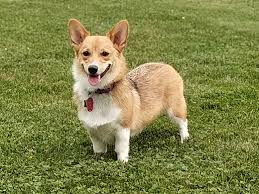
#> input picture DATA/dog.jpg, 259 x 194 px, found by its file name
$ jupyter execute --allow-errors '2- Blending_ve_Pasting.ipynb'   (shell and % lines are left out)
#> lines starting #> are read from the running program, lines starting #| are printed output that depends on the picture; after the words box and inside, x2 and y2 are one past the last pixel; in counts of white or black regions, pixels touching at a corner belong together
## Blending ve Pasting İşlemleri

---

*Gerekli kütüphanelerin import edilmesi ve resimlerin okunup ekrana basılması*

[cell 1]
import cv2

[cell 2]
img1= cv2.imread('Images/dog.jpg')
#> img1 is the input picture: shape (194, 259, 3); mean B, G, R 73.9, 132.4, 129.8
img2 = cv2.imread('Images/warning.jpg')
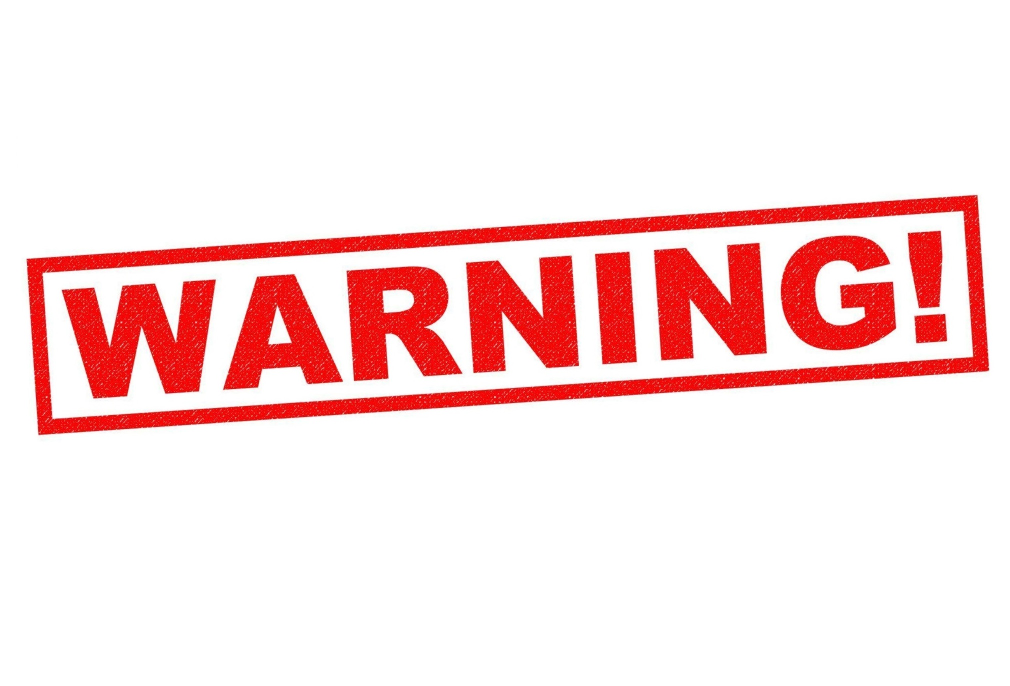
#> input picture DATA/warning.jpg, 2020 x 1372 px, found by its file name (shown at 1/2 size)
#> img2 is the input picture: shape (1372, 2020, 3); mean B, G, R 222.7, 222.9, 251.4

[cell 3]
img1_rgb = cv2.cvtColor(img1,cv2.COLOR_BGR2RGB)
img2_rgb = cv2.cvtColor(img2,cv2.COLOR_BGR2RGB)

[cell 4]
import matplotlib.pyplot as plt

[cell 5]
plt.imshow(img1_rgb)

[cell 6]
plt.imshow(img2_rgb)

*İki resmimizinde boyutları farklı olduğu için boyutlarını eşitlememiz gerekmektedir.*

[cell 7]
img1_rgb.shape
#> Out = (194, 259, 3)

[cell 8]
img2_rgb.shape
#> Out = (1372, 2020, 3)

[cell 9]
img1_rgb = cv2.resize(img1_rgb,(1200,1200))
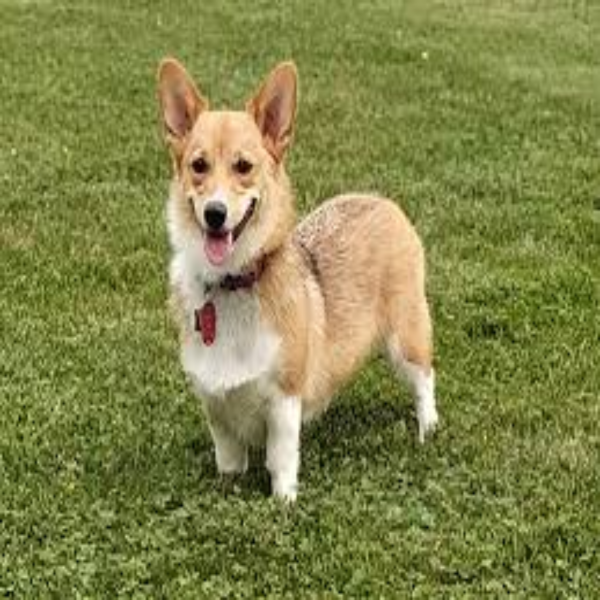
#> img1_rgb: shape (1200, 1200, 3) (shown at 1/2 size); mean R, G, B 129.7, 132.3, 73.8
img2_rgb = cv2.resize(img2_rgb,(1200,1200))
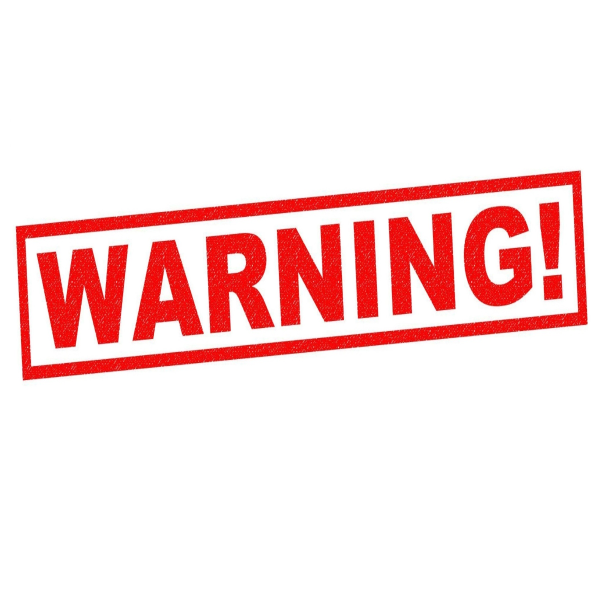
#> img2_rgb: shape (1200, 1200, 3) (shown at 1/2 size); mean R, G, B 251.3, 222.9, 222.7

*İki fotoğradında boyutlarını eşitledikten sonra **blend** işlemini gerçekleştirebiliriz.*

[cell 10]
plt.imshow(img1_rgb)

[cell 11]
plt.imshow(img2_rgb)

[cell 12]
blended = cv2.addWeighted(src1=img1_rgb,alpha=0.5,src2=img2_rgb,beta=0.5,gamma=0)
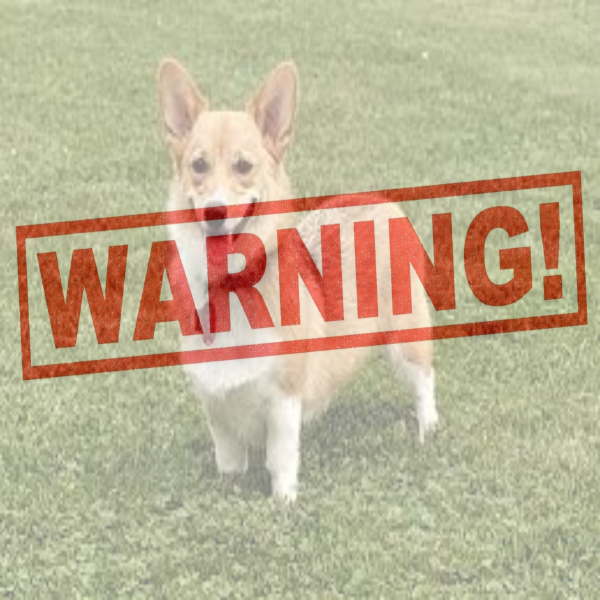
#> blended: shape (1200, 1200, 3) (shown at 1/2 size); mean R, G, B 190.5, 177.6, 148.2

[cell 13]
plt.imshow(blended)

**AddWeighted** fonksiyonunu iki resiminde boyutları eşit olduğu zaman kullanabiliriz.

*İki farklı boyuttaki resimi yapıştırma işlemi.*

[cell 14]
img1= cv2.imread('Images/dog.jpg')
img2 = cv2.imread('Images/warning.jpg')
img1_rgb = cv2.cvtColor(img1,cv2.COLOR_BGR2RGB)
img2_rgb = cv2.cvtColor(img2,cv2.COLOR_BGR2RGB)
img2_rgb=cv2.resize(img2_rgb,(600,600))
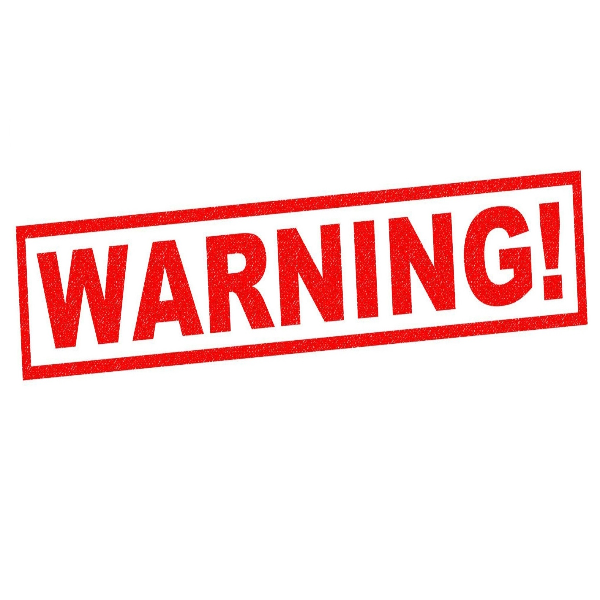
#> img2_rgb: shape (600, 600, 3); mean R, G, B 251.3, 222.9, 222.7

[cell 15]
plt.imshow(img1_rgb)

[cell 16]
plt.imshow(img2_rgb)

[cell 17]
large_img = img1_rgb
small_img = img2_rgb

[cell 18]
x_offset = 0
y_offset = 0

[cell 19]
x_end = x_offset + small_img.shape[1]
#> x_end = 600
y_end = y_offset + small_img.shape[0]
#> y_end = 600

[cell 20]
small_img.shape
#> Out = (600, 600, 3)

#> (a cell that did not finish here is left out)

[cell 22]
plt.imshow(large_img)

### Farklı boyutlarda ki fotoğrafların blend yapılması

[cell 23]
img1= cv2.imread('Images/dog.jpg')
img2 = cv2.imread('Images/warning.jpg')
img1_rgb = cv2.cvtColor(img1,cv2.COLOR_BGR2RGB)
img2_rgb = cv2.cvtColor(img2,cv2.COLOR_BGR2RGB)

[cell 24]
img2_rgb = cv2.resize(img2_rgb,(600,600))

[cell 25]
plt.imshow(img1_rgb)

[cell 26]
plt.imshow(img2_rgb)

[cell 27]
img1_rgb.shape
#> Out = (194, 259, 3)

[cell 28]
img2_rgb.shape
#> Out = (600, 600, 3)

[cell 29]
x_offset = 1280 - 600
y_offset = 720 - 600

[cell 30]
rows, cols, channels = img2_rgb.shape

[cell 31]
rows

[cell 32]
cols

[cell 33]
channels

[cell 34]
roi = img1_rgb[y_offset:720,x_offset:1280]
#> roi = empty array

#> (a cell that did not finish here is left out)

[cell 36]
img2gray = cv2.cvtColor(img2_rgb,cv2.COLOR_RGB2GRAY)
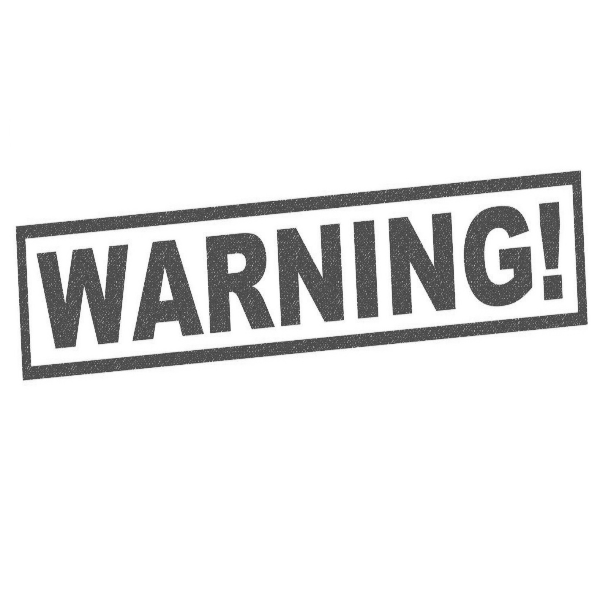
#> img2gray: shape (600, 600); min 61, max 255, mean 231.4
plt.imshow(img2gray,cmap='gray')

[cell 37]
mask_inv = cv2.bitwise_not(img2gray)
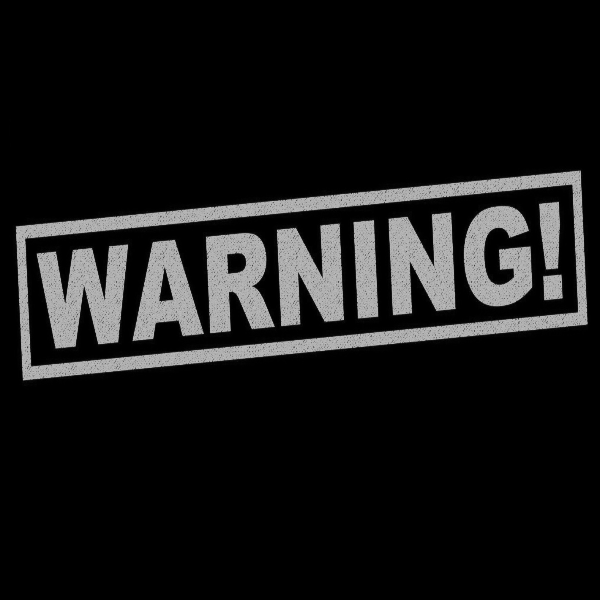
#> mask_inv: shape (600, 600); min 0, max 194, mean 23.6
plt.imshow(mask_inv,cmap='gray')

[cell 38]
mask_inv.shape

[cell 39]
import numpy as np

[cell 40]
white_backround = np.full(img2_rgb.shape,255,dtype=np.uint8)

[cell 41]
white_backround.shape

*white backround*

[cell 42]
bk = cv2.bitwise_or(white_backround,white_backround,mask=mask_inv)
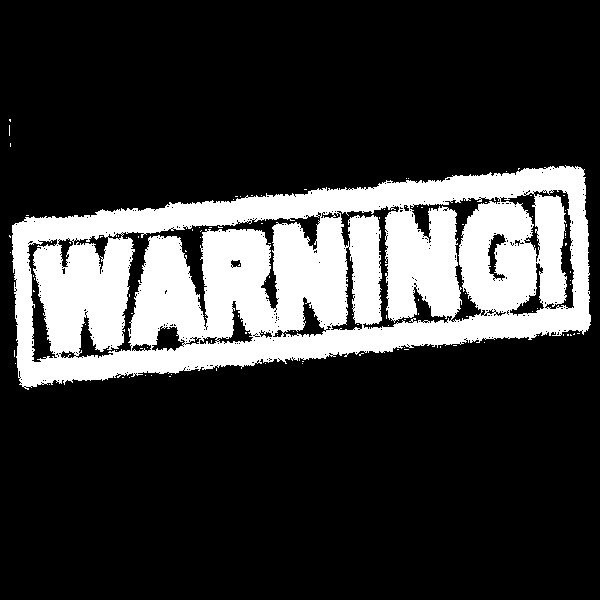
#> bk: shape (600, 600, 3); 22.1% white; 102 white regions (101 under 20 px), largest, box (x1, y1, x2, y2) and area: (12, 165, 591, 390) 79475
#> white_backround: shape (600, 600, 3); every value is 255

[cell 43]
bk.shape

[cell 44]
plt.imshow(bk)

[cell 45]
fg = cv2.bitwise_or(img2_rgb,img2_rgb,mask=mask_inv)
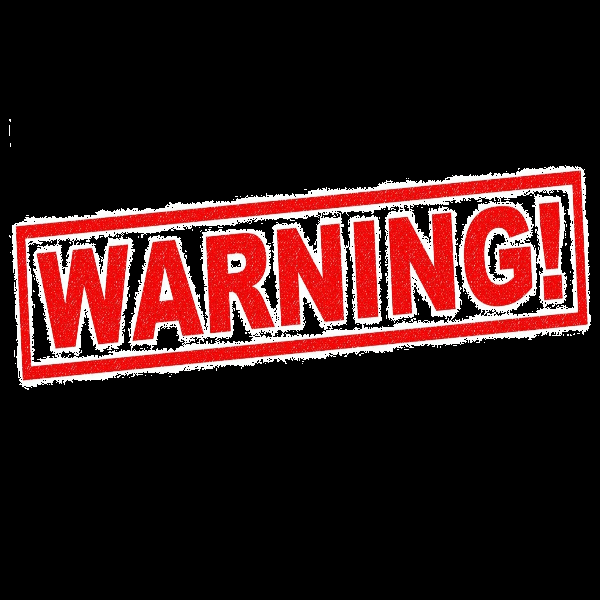
#> fg: shape (600, 600, 3); mean R, G, B 52.8, 24.4, 24.1
plt.imshow(fg)
